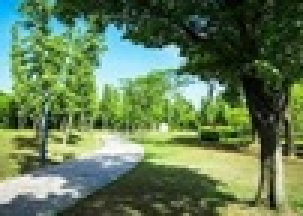
#> input picture 5/test_park1.jpg, 101 x 72 px, shrunk from 208 x 148 before the run (shown 3 times larger)
$ python camera_kadai2.py
#> lines starting #> are read from the running program, lines starting #| are printed output that depends on the picture
import cv2
import numpy as np
from matplotlib import pyplot as plt

#特徴量比較関数
def match_features(img1, img2, detector='SIFT'):
    if detector == 'SIFT':
        feature_detector = cv2.SIFT_create()
    elif detector == 'ORB':
        feature_detector = cv2.ORB_create()
    else:
        raise ValueError("対応していない特徴量です")

    kp1, des1 = feature_detector.detectAndCompute(img1, None)
    kp2, des2 = feature_detector.detectAndCompute(img2, None)

    bf = cv2.BFMatcher(cv2.NORM_L2 if detector == 'SIFT' else cv2.NORM_HAMMING, crossCheck=True)
    matches = bf.match(des1, des2)
    matches = sorted(matches, key=lambda x: x.distance)

    result = cv2.drawMatches(img1, kp1, img2, kp2, matches[:20], None, flags=2)
    return result, len(matches)

img1 = cv2.imread('test_park1.jpg', cv2.IMREAD_GRAYSCALE)
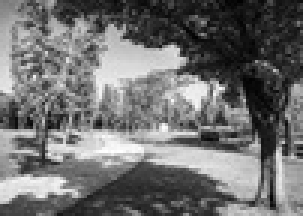
#> img1: shape (72, 101) (shown 3 times larger); min 1, max 255, mean 111.6
img2 = cv2.imread('test_park2.jpg', cv2.IMREAD_GRAYSCALE)
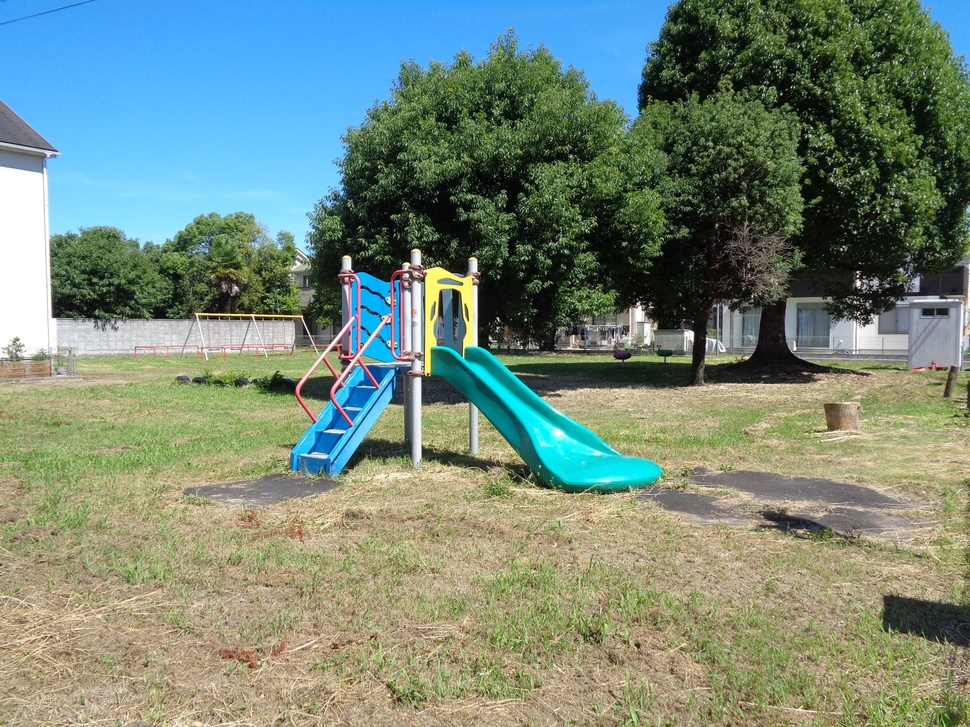
#> input picture 5/test_park2.jpg, 970 x 727 px, shrunk from 2000 x 1500 before the run
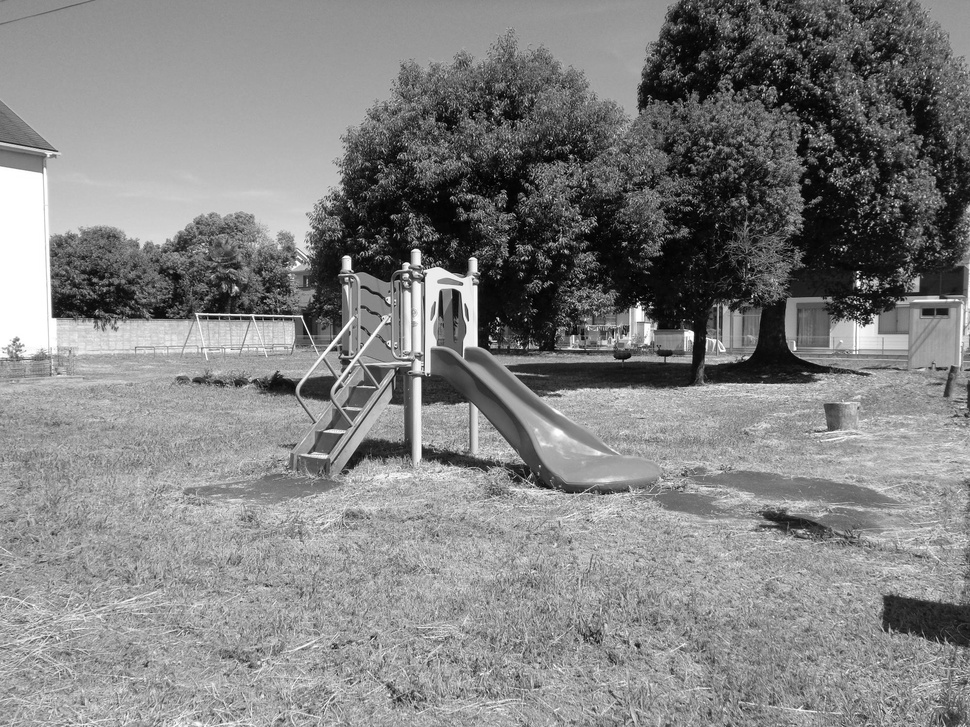
#> img2: shape (727, 970); min 0, max 255, mean 129.7

#SIFTで特徴量比較
result, num_matches = match_features(img1, img2, detector='SIFT')
#> in match_features, `kp1, des1 = feature_detector.detectAndCompute(img1, None)`: kp1 = 93 keypoints; strongest (x, y, size): (33, 41, 2.2), (10, 44, 2.2), (73, 29, 2.3), (57, 19, 5.3)
#> in match_features, `kp2, des2 = feature_detector.detectAndCompute(img2, None)`: kp2 = 6480 keypoints; strongest (x, y, size): (858, 283, 3.7), (417, 255, 7.7), (473, 263, 7), (406, 265, 4.5)
#> in match_features, `matches = bf.match(des1, des2)`: matches = 86 matches
#> in match_features, `result = cv2.drawMatches(img1, kp1, img2, kp2, matches[:20], None, fla..`:
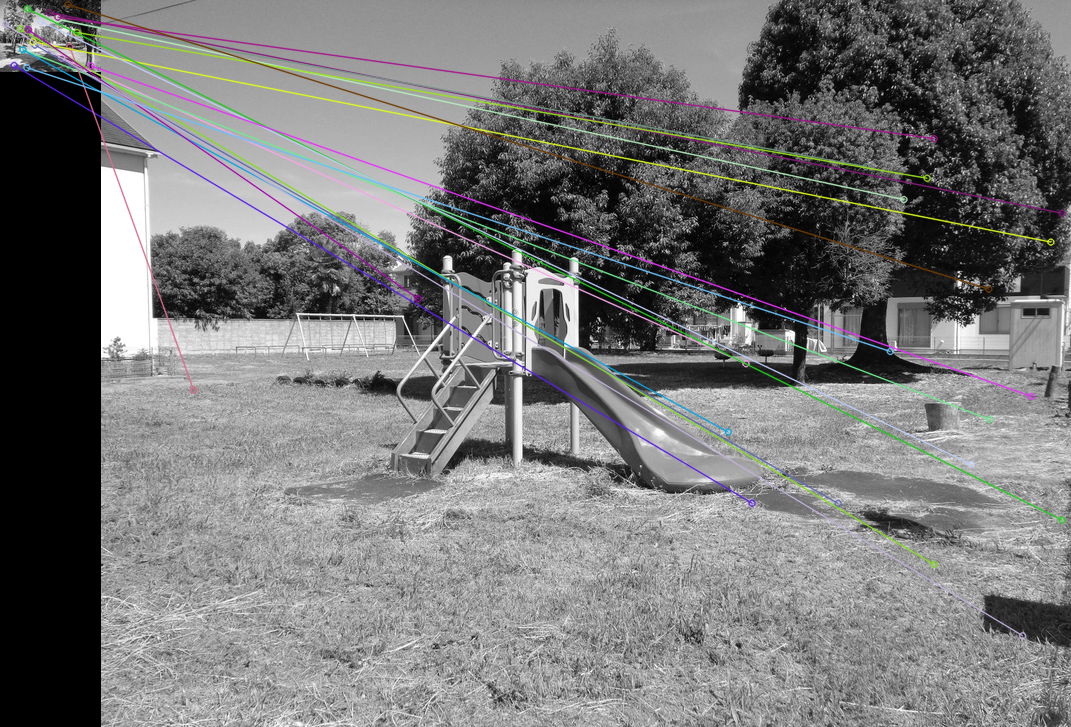
#> result: shape (727, 1071, 3); mean of channels 0, 1, 2 119.3, 119.4, 119.2; drawn as B, G, R
#> num_matches = 86
plt.imshow(result), plt.title(f"SIFT Match: {num_matches} pts"), plt.axis('off')
plt.show()
